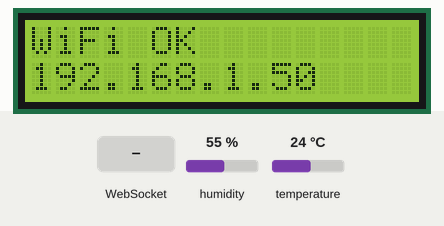
This sketch was run on a simulated ESP32. On the bench: 16×2 character LCD. The inputs (shaded band) are chosen by the test bench; at power-on: humidity 55 %, temperature 24 °C. WiFi joins after 1.5 s; servers stay silent unless stated; the local clock reads 2024-03-15 10:24:30 at power-on unless the sketch sets it; what the sketch prints to the serial monitor is not drawn.

Above: at 1.9 s.
3.7 s: WebSocket text "display" received
At 4.9 s:
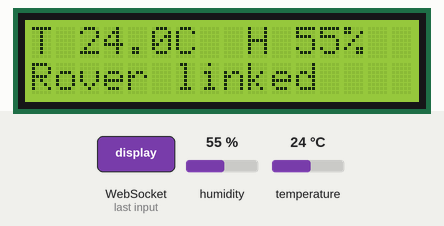
5.2 s: humidity set to 22 %
At 6.5 s:
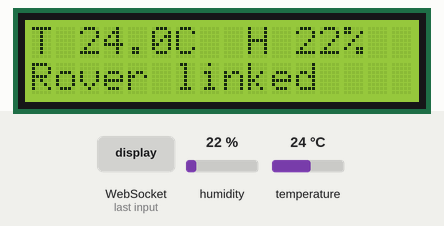
7.5 s: temperature set to 12 °C
At 10.0 s:
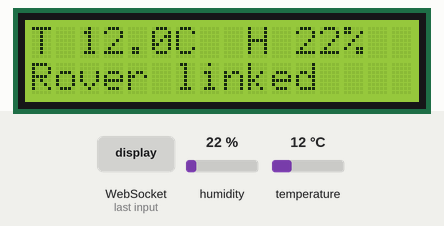
10.5 s: humidity set to 40 %
At 12.3 s:
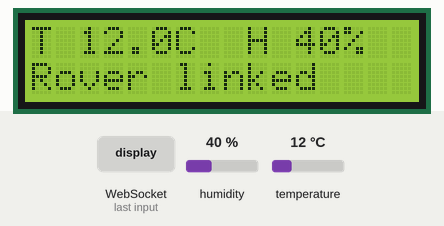
13.5 s: temperature set to 19 °C
At 15.8 s:
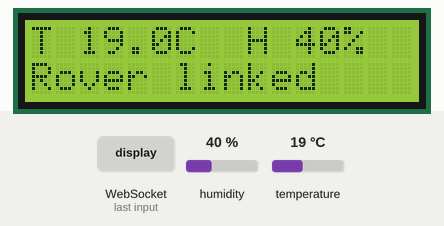
Timing chart, 0 to 17.3 s (numbered marks = the images above; inputs shaded):
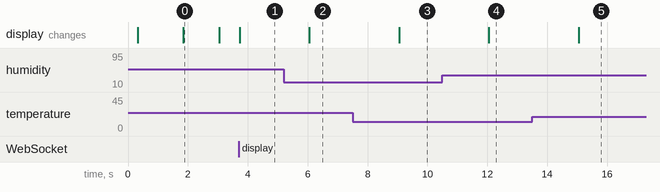

The sketch:

sensor_hub.ino
```cpp
/*
  AgriVerse Rover — sensor hub

  A second ESP32 that carries the sensors and the display, linked to the rover
  through the backend rather than to the drive board directly. It has its own
  MAC and its own WiFi connection, and names the rover it belongs to when it
  registers, so the app shows one rover made of several boards.

  Nothing here talks to the drive board. Either can reboot without the other
  noticing, and neither needs to know the other's address.

  ── Libraries (Library Manager) ───────────────────────────────
    • WebSockets            by Markus Sattler
    • ArduinoJson           by Benoit Blanchon
    • DHT sensor library    by Adafruit
    • Adafruit Unified Sensor   (pulled in by the DHT library)
    • LiquidCrystal I2C     by Frank de Brabander

  ── Wiring ────────────────────────────────────────────────────
    DHT11        VCC -> 3V3,  GND -> GND,  DATA -> GPIO 15
                 (a 10k resistor from DATA to 3V3 if your module has no
                  pull-up on board — most breakout boards do)

    16x2 LCD     VCC -> 5V (VIN),  GND -> GND
    (I2C, 4-pin) SDA -> GPIO 21,   SCL -> GPIO 22

    The display needs 5V to be readable, but its SDA/SCL idle at 3.3V when
    driven from the ESP32, which every PCF8574 backpack tolerates. If the
    backlight is on and the text is blank, that is the contrast pot on the
    back, not wiring.

  ── Pairing ───────────────────────────────────────────────────
  Set ROVER_MAC to the MAC of the drive board — the one registered in the app.
*/

#include <WiFi.h>
#include <WebSocketsClient.h>
#include <ArduinoJson.h>
#include <Wire.h>
#include <LiquidCrystal_I2C.h>
#include <DHT.h>

// ── WiFi ──
const char* WIFI_SSID = "ANANYA";
const char* WIFI_PASS = "satish.m";

// ── Server ──
const char* WS_HOST = "roverapp.duckdns.org";
const int   WS_PORT = 443;
const char* WS_PATH = "/ws/esp32";

// ⚠ The rover this hub belongs to. Copy it from the app's rover list.
const char* ROVER_MAC = "8C:94:DF:72:0D:90";

// ── Sensors ──
#define DHT_PIN   15
#define DHT_TYPE  DHT11     // change to DHT22 if you upgrade the sensor
DHT dht(DHT_PIN, DHT_TYPE);

/**
 * The DHT11 samples about once a second and is specified for one reading every
 * two. Asking faster returns the same cached values and eventually NaN.
 */
const unsigned long SENSOR_INTERVAL_MS = 3000;

// ── Display ──
// 0x27 covers most PCF8574 backpacks; a few are 0x3F. If the screen stays
// blank, run an I2C scanner and set whichever address it finds.
#define LCD_ADDR 0x27
#define LCD_SDA  21
#define LCD_SCL  22
LiquidCrystal_I2C lcd(LCD_ADDR, 16, 2);

WebSocketsClient ws;
bool linked = false;

unsigned long lastSensor = 0;
unsigned long lastBeat = 0;
/** Set when the app pushes text, so readings stop overwriting it. */
unsigned long overrideUntil = 0;
const unsigned long OVERRIDE_MS = 8000;

float lastTemp = NAN;
float lastHum  = NAN;
/** Reads that came back NaN in a row. A DHT11 misses one occasionally. */
int dhtFailures = 0;
bool dhtHintShown = false;
/**
 * Failures below this are still plausibly the sensor settling after power-up;
 * past it, something is wrong and saying "warming" would be a lie.
 */
const int DHT_GRACE = 3;

void showLines(const char* line1, const char* line2) {
  lcd.clear();
  lcd.setCursor(0, 0);
  lcd.print(line1);
  lcd.setCursor(0, 1);
  lcd.print(line2);
}

/** The hub's own idea of what to display, when the app isn't overriding it. */
void showStatus() {
  if (millis() < overrideUntil) return;

  char l1[17];
  char l2[17];

  if (isnan(lastTemp) || isnan(lastHum)) {
    // Distinguishing these two matters: one resolves itself in seconds, the
    // other never will and needs you to go and look at the wiring.
    if (dhtFailures > DHT_GRACE) {
      snprintf(l1, sizeof(l1), "DHT no reply");
      snprintf(l2, sizeof(l2), "Check pin %d", DHT_PIN);
    } else {
      snprintf(l1, sizeof(l1), "Sensor warming");
      snprintf(l2, sizeof(l2), "%s", linked ? "Link OK" : "Link down");
    }
  } else {
    // %.0f on the humidity: the DHT11 has 1% resolution and one decimal
    // would imply a precision it does not have.
    snprintf(l1, sizeof(l1), "T %.1fC  H %.0f%%", lastTemp, lastHum);
    snprintf(l2, sizeof(l2), "%s", linked ? "Rover linked" : "Reconnecting");
  }
  showLines(l1, l2);
}

void sendRegistration() {
  StaticJsonDocument<256> doc;
  doc["type"] = "register";
  doc["role"] = "sensor";
  doc["macAddress"] = WiFi.macAddress();
  doc["ip"] = WiFi.localIP().toString();
  doc["roverMac"] = ROVER_MAC;

  String msg;
  serializeJson(doc, msg);
  ws.sendTXT(msg);
  Serial.printf("[ws] registered as sensor hub for %s (self %s)\n",
                ROVER_MAC, WiFi.macAddress().c_str());
}

void publishReadings() {
  const float t = dht.readTemperature();
  const float h = dht.readHumidity();

  // A failed read returns NaN. Publishing it would put a hole in the app's
  // chart and a nonsense number on the display, so it is simply skipped —
  // the previous reading stands until a good one arrives.
  if (isnan(t) || isnan(h)) {
    dhtFailures++;
    Serial.printf("[dht] read failed (%d in a row)\n", dhtFailures);

    // Printed once, not every three seconds — a checklist repeating forever
    // buries the reading it is waiting for.
    if (dhtFailures > DHT_GRACE && !dhtHintShown) {
      dhtHintShown = true;
      Serial.println("[dht] the sensor is not answering. In order of likelihood:");
      Serial.printf("      1. DATA is not on GPIO %d\n", DHT_PIN);
      Serial.println("      2. no pull-up — a bare 3-pin DHT11 needs 10k from DATA to 3V3");
      Serial.println("         (blue PCB modules have one fitted already)");
      Serial.println("      3. wrong type — DHT_TYPE is DHT11; a white AM2302 is DHT22");
      Serial.println("      4. VCC on 3V3 and GND shared with this board");
    }
    showStatus();
    return;
  }

  if (dhtFailures) Serial.printf("[dht] recovered after %d failed reads\n", dhtFailures);
  dhtFailures = 0;
  dhtHintShown = false;

  lastTemp = t;
  lastHum = h;

  StaticJsonDocument<256> doc;
  doc["type"] = "telemetry";
  JsonObject readings = doc.createNestedObject("readings");
  readings["tempC"] = t;
  readings["humidity"] = h;
  // Apparent temperature. Only meaningful warm, but harmless to send.
  readings["heatIndexC"] = dht.computeHeatIndex(t, h, false);

  String msg;
  serializeJson(doc, msg);
  if (linked) ws.sendTXT(msg);

  Serial.printf("[dht] %.1fC  %.0f%%\n", t, h);
  showStatus();
}

void webSocketEvent(WStype_t type, uint8_t* payload, size_t length) {
  switch (type) {
    case WStype_DISCONNECTED:
      Serial.println("[ws] disconnected — retrying");
      linked = false;
      showStatus();
      break;

    case WStype_CONNECTED:
      Serial.println("[ws] connected");
      linked = true;
      sendRegistration();
      showStatus();
      break;

    case WStype_TEXT: {
      StaticJsonDocument<384> doc;
      if (deserializeJson(doc, payload, length)) return;

      const char* msgType = doc["type"];
      if (!msgType) return;

      if (strcmp(msgType, "display") == 0) {
        const char* l1 = doc["line1"] | "";
        const char* l2 = doc["line2"] | "";
        Serial.printf("[disp] \"%s\" / \"%s\"\n", l1, l2);
        showLines(l1, l2);
        // Hold the app's text on screen briefly, then fall back to readings.
        overrideUntil = millis() + OVERRIDE_MS;
      }
      else if (strcmp(msgType, "registered") == 0) {
        Serial.println("[ws] server confirmed registration");
      }
      else if (strcmp(msgType, "command") == 0) {
        // Commands are fanned out to every board on the rover, so this hub
        // sees the drive ones too. Ignoring them quietly is correct; logging
        // them makes the fan-out visible while wiring things up.
        const char* cmd = doc["command"];
        if (cmd) Serial.printf("[cmd] \"%s\" (not for this board)\n", cmd);
      }
      break;
    }

    default:
      break;
  }
}

void setup() {
  Serial.begin(115200);
  delay(200);
  Serial.println("\n[boot] AgriVerse sensor hub");

  Wire.begin(LCD_SDA, LCD_SCL);
  lcd.init();
  lcd.backlight();
  showLines("AgriVerse Rover", "Starting...");

  dht.begin();

  Serial.printf("[wifi] connecting to \"%s\"", WIFI_SSID);
  showLines("Connecting WiFi", WIFI_SSID);
  WiFi.begin(WIFI_SSID, WIFI_PASS);
  while (WiFi.status() != WL_CONNECTED) {
    delay(500);
    Serial.print(".");
  }
  Serial.printf("\n[wifi] connected — IP %s, MAC %s\n",
                WiFi.localIP().toString().c_str(), WiFi.macAddress().c_str());
  showLines("WiFi OK", WiFi.localIP().toString().c_str());

  // TLS needs a correct clock before the certificate can be validated.
  configTime(0, 0, "pool.ntp.org", "time.nist.gov");
  Serial.print("[ntp] syncing");
  time_t now = 0;
  /*
    Bounded, not endless.

    NTP only resolves if the network actually reaches the internet. A phone
    hotspot with mobile data switched off, or a carrier blocking UDP 123, will
    associate perfectly and never sync — and an unbounded loop here turns that
    into a board that prints dots forever and looks dead. Twenty seconds is
    far longer than a working sync needs.
  */
  const unsigned long ntpStarted = millis();
  while (now < 100000 && millis() - ntpStarted < 20000) {
    time(&now);
    delay(500);
    Serial.print(".");
  }

  if (now < 100000) {
    Serial.println(" TIMED OUT");
    Serial.println("[ntp] no time source — the network is up but has no internet path.");
    Serial.println("[ntp] on a phone hotspot, check mobile data is actually on.");
    Serial.println("[ntp] continuing anyway; a wrong clock only affects TLS validation.");
  } else {
    Serial.println(" done");
  }

  Serial.printf("[ws] connecting to wss://%s%s\n", WS_HOST, WS_PATH);
  // beginSSL, not beginSslWithBundle: certificate validation needs a correct
  // clock, and on a network where NTP is blocked the handshake fails against
  // a 1970 date. Encrypted but unauthenticated — see the rover sketch for the
  // full reasoning.
  ws.beginSSL(WS_HOST, WS_PORT, WS_PATH);
  ws.onEvent(webSocketEvent);
  ws.setReconnectInterval(2000);
}

void loop() {
  ws.loop();

  const unsigned long now = millis();

  if (now - lastSensor >= SENSOR_INTERVAL_MS) {
    lastSensor = now;
    publishReadings();
  }

  // Reclaim the screen once the app's text has had its moment.
  if (overrideUntil && now > overrideUntil) {
    overrideUntil = 0;
    showStatus();
  }

  if (now - lastBeat >= 15000) {
    lastBeat = now;
    Serial.printf("[beat] up %lus, WiFi %s, relay %s\n",
                  now / 1000,
                  WiFi.isConnected() ? "OK" : "DOWN",
                  linked ? "linked" : "down");
  }
}
```

Measured:
- after the input at 3.7 s, the display: changes at once (image 1)
- after the input at 5.2 s, the display: changes after 0.85 s (image 2)
- after the input at 7.5 s, the display: changes after 1.6 s (image 3)
- after the input at 10.5 s, the display: changes after 1.6 s (image 4)
- after the input at 13.5 s, the display: changes after 1.6 s (image 5)
- what the display in image 0 shows lasts 1.3 s, from 1.8 s to 3.1 s
